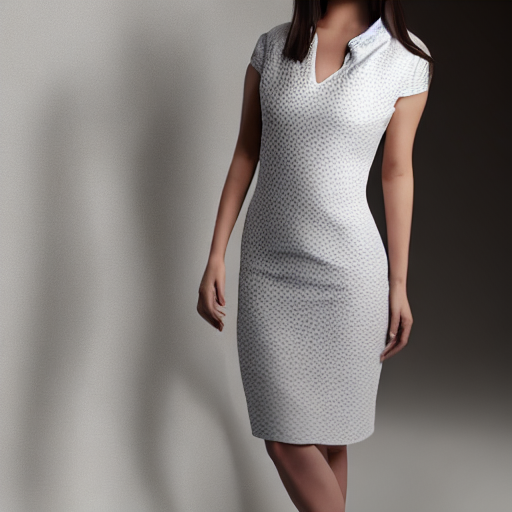
#> input picture inputs/garment.png, 512 x 512 px
$ python make_edge.py
#> lines starting #> are read from the running program, lines starting #| are printed output that depends on the picture; after the words box and inside, x2 and y2 are one past the last pixel; in counts of white or black regions, pixels touching at a corner belong together
import cv2


image = cv2.imread("inputs/garment.png")
#> image is the input picture: shape (512, 512, 3); mean B, G, R 120.1, 123, 128.8

if image is None:
    raise FileNotFoundError("无法读取 inputs/garment.png")

gray = cv2.cvtColor(image, cv2.COLOR_BGR2GRAY)
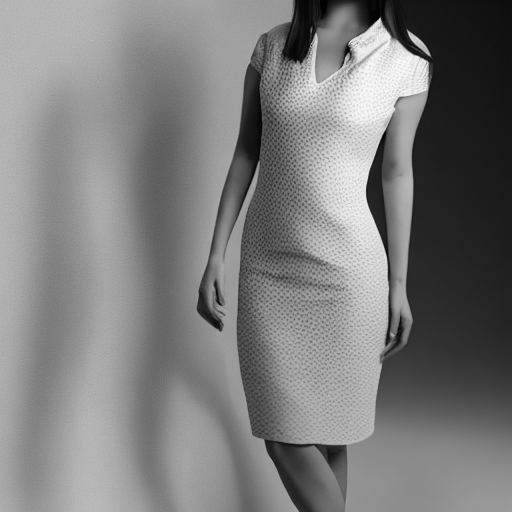
#> gray: shape (512, 512); min 0, max 250, mean 124.4

edges = cv2.Canny(
    gray,
    threshold1=100,
    threshold2=200,
)
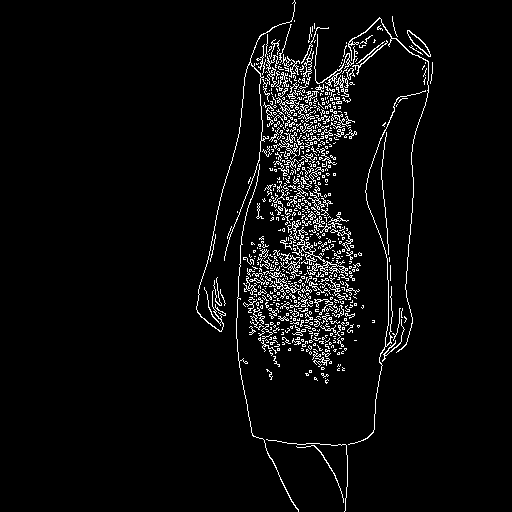
#> edges: shape (512, 512); 4.6% white in thin lines or dots, all inside (x1, y1, x2, y2) = (196, 0, 433, 512)

cv2.imwrite("outputs/garment_edge.png", edges)

print("边缘图已生成：outputs/garment_edge.png")

$ run again, with inputs/红黑格纹.jpg saved as inputs/garment.png
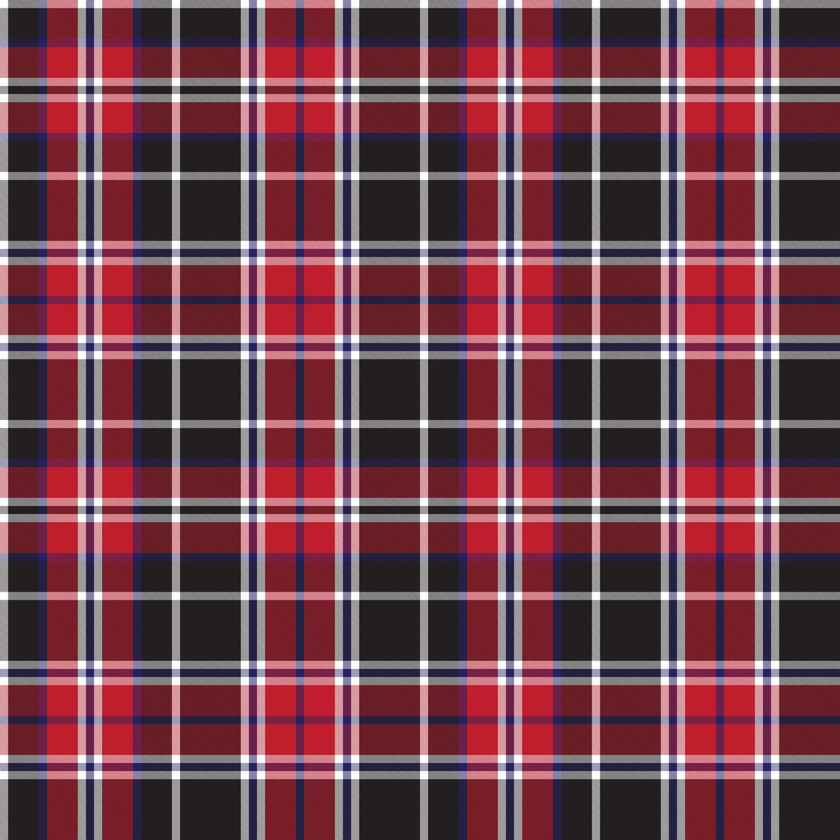
#> input picture inputs/红黑格纹.jpg, 840 x 840 px, shrunk from 2048 x 2048 before the run
#> image is the input picture: shape (840, 840, 3); mean B, G, R 77.1, 65.3, 113.9
#> `gray = cv2.cvtColor(image, cv2.COLOR_BGR2GRAY)`:
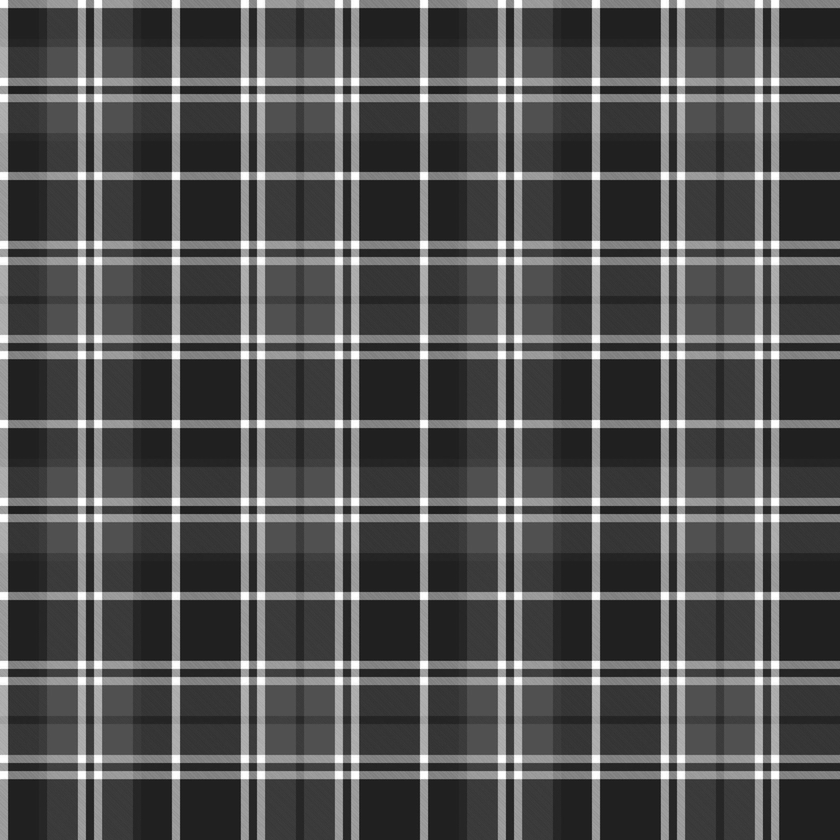
#> gray: shape (840, 840); min 19, max 255, mean 81.2
#> `edges = cv2.Canny( gray, threshold1=100, threshold2=200, )`:
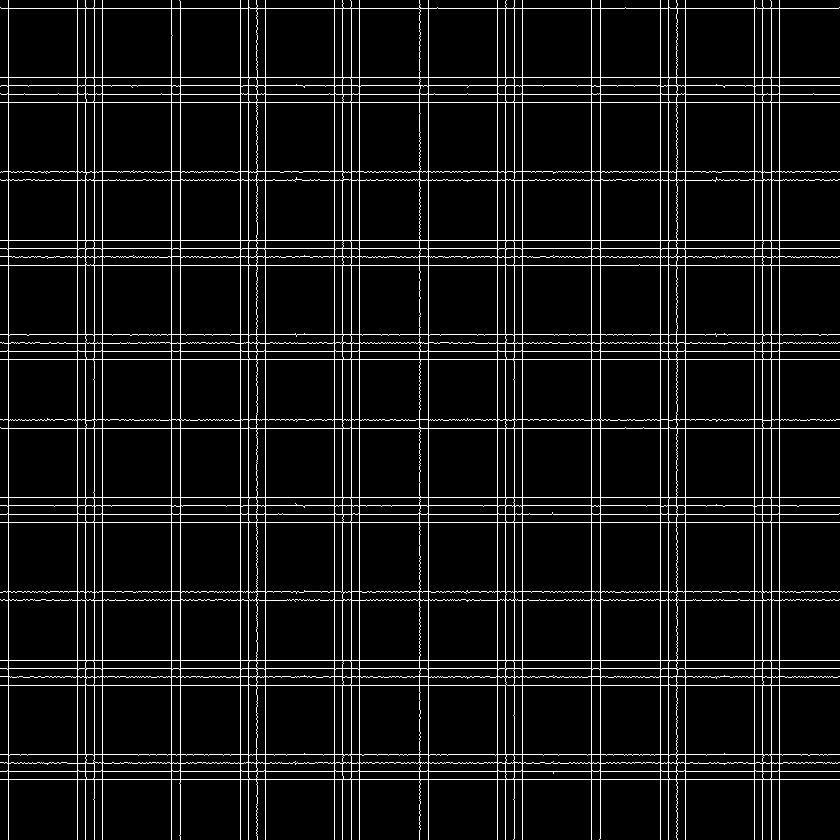
#> edges: shape (840, 840); 7.3% white in thin lines or dots
